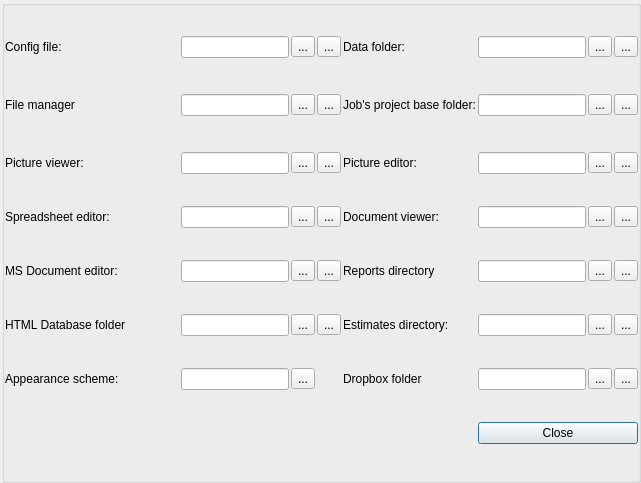
<?xml version="1.0" encoding="UTF-8"?>
<ui version="4.0">
 <class>configDialog</class>
 <widget class="QDialog" name="configDialog">
  <property name="geometry">
   <rect>
    <x>0</x>
    <y>0</y>
    <width>641</width>
    <height>483</height>
   </rect>
  </property>
  <property name="windowTitle">
   <string>Config options</string>
  </property>
  <layout class="QHBoxLayout" name="horizontalLayout_2">
   <property name="spacing">
    <number>0</number>
   </property>
   <property name="leftMargin">
    <number>2</number>
   </property>
   <property name="topMargin">
    <number>0</number>
   </property>
   <property name="rightMargin">
    <number>0</number>
   </property>
   <property name="bottomMargin">
    <number>0</number>
   </property>
   <item>
    <layout class="QHBoxLayout" name="horizontalLayout">
     <property name="spacing">
      <number>0</number>
     </property>
     <item>
      <widget class="QGroupBox" name="grpProgramOptions">
       <property name="enabled">
        <bool>true</bool>
       </property>
       <property name="minimumSize">
        <size>
         <width>0</width>
         <height>150</height>
        </size>
       </property>
       <property name="font">
        <font>
         <weight>50</weight>
         <bold>false</bold>
         <underline>false</underline>
        </font>
       </property>
       <property name="title">
        <string/>
       </property>
       <property name="alignment">
        <set>Qt::AlignLeading|Qt::AlignLeft|Qt::AlignVCenter</set>
       </property>
       <property name="flat">
        <bool>false</bool>
       </property>
       <property name="checkable">
        <bool>false</bool>
       </property>
       <property name="checked">
        <bool>false</bool>
       </property>
       <layout class="QGridLayout" name="gLayoutProgramOptions" columnstretch="1,0,0,0,0,0,0,0">
        <property name="leftMargin">
         <number>0</number>
        </property>
        <property name="topMargin">
         <number>0</number>
        </property>
        <property name="rightMargin">
         <number>0</number>
        </property>
        <property name="bottomMargin">
         <number>0</number>
        </property>
        <property name="spacing">
         <number>2</number>
        </property>
        <item row="3" column="0">
         <widget class="QLabel" name="lblCfgPictureViewer">
          <property name="enabled">
           <bool>true</bool>
          </property>
          <property name="font">
           <font>
            <weight>50</weight>
            <bold>false</bold>
            <underline>false</underline>
           </font>
          </property>
          <property name="text">
           <string>Picture viewer:</string>
          </property>
          <property name="textInteractionFlags">
           <set>Qt::TextSelectableByMouse</set>
          </property>
         </widget>
        </item>
        <item row="1" column="1">
         <widget class="vmLineEdit" name="txtCfgFileManager">
          <property name="minimumSize">
           <size>
            <width>0</width>
            <height>0</height>
           </size>
          </property>
          <property name="font">
           <font>
            <weight>50</weight>
            <bold>false</bold>
            <underline>false</underline>
           </font>
          </property>
         </widget>
        </item>
        <item row="1" column="4">
         <widget class="QLabel" name="lblCfgJobsPrefix">
          <property name="enabled">
           <bool>true</bool>
          </property>
          <property name="minimumSize">
           <size>
            <width>0</width>
            <height>30</height>
           </size>
          </property>
          <property name="font">
           <font>
            <weight>50</weight>
            <bold>false</bold>
            <underline>false</underline>
           </font>
          </property>
          <property name="text">
           <string>Job's project base folder:</string>
          </property>
          <property name="textInteractionFlags">
           <set>Qt::TextSelectableByMouse</set>
          </property>
         </widget>
        </item>
        <item row="0" column="3">
         <widget class="QToolButton" name="btnCfgUseDefaultConfigFile">
          <property name="minimumSize">
           <size>
            <width>0</width>
            <height>0</height>
           </size>
          </property>
          <property name="font">
           <font>
            <weight>50</weight>
            <bold>false</bold>
            <underline>false</underline>
           </font>
          </property>
          <property name="toolTip">
           <string>Use default</string>
          </property>
          <property name="text">
           <string>...</string>
          </property>
          <property name="icon">
           <iconset resource="resources.qrc">
            <normaloff>:/resources/fill_default.png</normaloff>:/resources/fill_default.png</iconset>
          </property>
         </widget>
        </item>
        <item row="3" column="2">
         <widget class="QToolButton" name="btnCfgChoosePictureViewer">
          <property name="minimumSize">
           <size>
            <width>0</width>
            <height>0</height>
           </size>
          </property>
          <property name="font">
           <font>
            <weight>50</weight>
            <bold>false</bold>
            <underline>false</underline>
           </font>
          </property>
          <property name="toolTip">
           <string>Browse ...</string>
          </property>
          <property name="text">
           <string>...</string>
          </property>
          <property name="icon">
           <iconset theme="image">
            <normaloff>.</normaloff>.</iconset>
          </property>
         </widget>
        </item>
        <item row="5" column="5">
         <widget class="vmLineEdit" name="txtCfgDocumentViewer">
          <property name="minimumSize">
           <size>
            <width>0</width>
            <height>0</height>
           </size>
          </property>
          <property name="font">
           <font>
            <weight>50</weight>
            <bold>false</bold>
            <underline>false</underline>
           </font>
          </property>
         </widget>
        </item>
        <item row="5" column="6">
         <widget class="QToolButton" name="btnCfgChooseDocViewer">
          <property name="minimumSize">
           <size>
            <width>0</width>
            <height>0</height>
           </size>
          </property>
          <property name="font">
           <font>
            <weight>50</weight>
            <bold>false</bold>
            <underline>false</underline>
           </font>
          </property>
          <property name="toolTip">
           <string>Browse ...</string>
          </property>
          <property name="text">
           <string>...</string>
          </property>
          <property name="icon">
           <iconset theme="okular">
            <normaloff>.</normaloff>.</iconset>
          </property>
         </widget>
        </item>
        <item row="3" column="5">
         <widget class="vmLineEdit" name="txtCfgPictureEditor">
          <property name="minimumSize">
           <size>
            <width>0</width>
            <height>0</height>
           </size>
          </property>
          <property name="font">
           <font>
            <weight>50</weight>
            <bold>false</bold>
            <underline>false</underline>
           </font>
          </property>
         </widget>
        </item>
        <item row="9" column="5">
         <widget class="vmLineEdit" name="txtCfgDropbox"/>
        </item>
        <item row="7" column="3">
         <widget class="QToolButton" name="btnCfgUseDefaultDocEditor">
          <property name="minimumSize">
           <size>
            <width>0</width>
            <height>0</height>
           </size>
          </property>
          <property name="font">
           <font>
            <weight>50</weight>
            <bold>false</bold>
            <underline>false</underline>
           </font>
          </property>
          <property name="toolTip">
           <string>Use default</string>
          </property>
          <property name="text">
           <string>...</string>
          </property>
          <property name="icon">
           <iconset resource="resources.qrc">
            <normaloff>:/resources/fill_default.png</normaloff>:/resources/fill_default.png</iconset>
          </property>
         </widget>
        </item>
        <item row="9" column="4">
         <widget class="QLabel" name="lblCfgDropboxDir">
          <property name="font">
           <font>
            <weight>50</weight>
            <bold>false</bold>
            <underline>false</underline>
           </font>
          </property>
          <property name="text">
           <string>Dropbox folder</string>
          </property>
          <property name="textInteractionFlags">
           <set>Qt::TextSelectableByMouse</set>
          </property>
         </widget>
        </item>
        <item row="9" column="6">
         <widget class="QToolButton" name="btnCfgChooseDropboxDir">
          <property name="text">
           <string>...</string>
          </property>
          <property name="icon">
           <iconset theme="folder-open">
            <normaloff>.</normaloff>.</iconset>
          </property>
         </widget>
        </item>
        <item row="9" column="7">
         <widget class="QToolButton" name="btnCfgUseDefaultDropboxDir">
          <property name="text">
           <string>...</string>
          </property>
          <property name="icon">
           <iconset resource="resources.qrc">
            <normaloff>:/resources/fill_default.png</normaloff>:/resources/fill_default.png</iconset>
          </property>
         </widget>
        </item>
        <item row="8" column="6">
         <widget class="QToolButton" name="btnCfgChooseEstimatesDir">
          <property name="text">
           <string>...</string>
          </property>
          <property name="icon">
           <iconset theme="folder-documents">
            <normaloff>.</normaloff>.</iconset>
          </property>
         </widget>
        </item>
        <item row="8" column="5">
         <widget class="vmLineEdit" name="txtCfgEstimate">
          <property name="minimumSize">
           <size>
            <width>0</width>
            <height>0</height>
           </size>
          </property>
          <property name="font">
           <font>
            <weight>50</weight>
            <bold>false</bold>
            <underline>false</underline>
           </font>
          </property>
         </widget>
        </item>
        <item row="0" column="1">
         <widget class="vmLineEdit" name="txtCfgConfigFile">
          <property name="minimumSize">
           <size>
            <width>0</width>
            <height>0</height>
           </size>
          </property>
          <property name="font">
           <font>
            <weight>50</weight>
            <bold>false</bold>
            <underline>false</underline>
           </font>
          </property>
         </widget>
        </item>
        <item row="3" column="4">
         <widget class="QLabel" name="lblCfgPictureEditor">
          <property name="enabled">
           <bool>true</bool>
          </property>
          <property name="font">
           <font>
            <weight>50</weight>
            <bold>false</bold>
            <underline>false</underline>
           </font>
          </property>
          <property name="text">
           <string>Picture editor:</string>
          </property>
          <property name="textInteractionFlags">
           <set>Qt::TextSelectableByMouse</set>
          </property>
         </widget>
        </item>
        <item row="0" column="6">
         <widget class="QToolButton" name="btnCfgChooseDataFolder">
          <property name="minimumSize">
           <size>
            <width>0</width>
            <height>0</height>
           </size>
          </property>
          <property name="font">
           <font>
            <weight>50</weight>
            <bold>false</bold>
            <underline>false</underline>
           </font>
          </property>
          <property name="toolTip">
           <string>Browse ...</string>
          </property>
          <property name="text">
           <string>...</string>
          </property>
          <property name="icon">
           <iconset theme="folder">
            <normaloff>.</normaloff>.</iconset>
          </property>
         </widget>
        </item>
        <item row="1" column="6">
         <widget class="QToolButton" name="btnCfgChooseBaseDir">
          <property name="minimumSize">
           <size>
            <width>0</width>
            <height>0</height>
           </size>
          </property>
          <property name="font">
           <font>
            <weight>50</weight>
            <bold>false</bold>
            <underline>false</underline>
           </font>
          </property>
          <property name="toolTip">
           <string>Browse ...</string>
          </property>
          <property name="text">
           <string>...</string>
          </property>
          <property name="icon">
           <iconset theme="folder-open">
            <normaloff>.</normaloff>.</iconset>
          </property>
         </widget>
        </item>
        <item row="0" column="5">
         <widget class="vmLineEdit" name="txtCfgDataFolder">
          <property name="minimumSize">
           <size>
            <width>0</width>
            <height>0</height>
           </size>
          </property>
          <property name="font">
           <font>
            <weight>50</weight>
            <bold>false</bold>
            <underline>false</underline>
           </font>
          </property>
         </widget>
        </item>
        <item row="0" column="2">
         <widget class="QToolButton" name="btnCfgChooseConfigFile">
          <property name="minimumSize">
           <size>
            <width>0</width>
            <height>0</height>
           </size>
          </property>
          <property name="font">
           <font>
            <weight>50</weight>
            <bold>false</bold>
            <underline>false</underline>
           </font>
          </property>
          <property name="toolTip">
           <string>Browse ...</string>
          </property>
          <property name="text">
           <string>...</string>
          </property>
          <property name="icon">
           <iconset theme="text-plain">
            <normaloff>.</normaloff>.</iconset>
          </property>
         </widget>
        </item>
        <item row="8" column="7">
         <widget class="QToolButton" name="btnCfgUseDefaultEstimatesDir">
          <property name="minimumSize">
           <size>
            <width>0</width>
            <height>0</height>
           </size>
          </property>
          <property name="text">
           <string>...</string>
          </property>
          <property name="icon">
           <iconset resource="resources.qrc">
            <normaloff>:/resources/fill_default.png</normaloff>:/resources/fill_default.png</iconset>
          </property>
         </widget>
        </item>
        <item row="0" column="4">
         <widget class="QLabel" name="lblCfgDataFolder">
          <property name="enabled">
           <bool>true</bool>
          </property>
          <property name="font">
           <font>
            <weight>50</weight>
            <bold>false</bold>
            <underline>false</underline>
           </font>
          </property>
          <property name="text">
           <string>Data folder:</string>
          </property>
          <property name="textInteractionFlags">
           <set>Qt::TextSelectableByMouse</set>
          </property>
         </widget>
        </item>
        <item row="7" column="2">
         <widget class="QToolButton" name="btnCfgChooseDocEditor">
          <property name="minimumSize">
           <size>
            <width>0</width>
            <height>0</height>
           </size>
          </property>
          <property name="font">
           <font>
            <weight>50</weight>
            <bold>false</bold>
            <underline>false</underline>
           </font>
          </property>
          <property name="toolTip">
           <string>Browse ...</string>
          </property>
          <property name="text">
           <string>...</string>
          </property>
          <property name="icon">
           <iconset theme="x-office-document">
            <normaloff>.</normaloff>.</iconset>
          </property>
         </widget>
        </item>
        <item row="1" column="3">
         <widget class="QToolButton" name="btnCfgUseDefaultFileManager">
          <property name="minimumSize">
           <size>
            <width>0</width>
            <height>0</height>
           </size>
          </property>
          <property name="font">
           <font>
            <weight>50</weight>
            <bold>false</bold>
            <underline>false</underline>
           </font>
          </property>
          <property name="toolTip">
           <string>Use default</string>
          </property>
          <property name="text">
           <string>...</string>
          </property>
          <property name="icon">
           <iconset resource="resources.qrc">
            <normaloff>:/resources/fill_default.png</normaloff>:/resources/fill_default.png</iconset>
          </property>
         </widget>
        </item>
        <item row="1" column="2">
         <widget class="QToolButton" name="btnCfgChooseFileManager">
          <property name="minimumSize">
           <size>
            <width>0</width>
            <height>0</height>
           </size>
          </property>
          <property name="font">
           <font>
            <weight>50</weight>
            <bold>false</bold>
            <underline>false</underline>
           </font>
          </property>
          <property name="toolTip">
           <string>Browse ...</string>
          </property>
          <property name="text">
           <string>...</string>
          </property>
          <property name="icon">
           <iconset theme="system-file-manager">
            <normaloff>.</normaloff>.</iconset>
          </property>
         </widget>
        </item>
        <item row="0" column="7">
         <widget class="QToolButton" name="btnCfgUseDefaultDataFolder">
          <property name="minimumSize">
           <size>
            <width>0</width>
            <height>0</height>
           </size>
          </property>
          <property name="font">
           <font>
            <weight>50</weight>
            <bold>false</bold>
            <underline>false</underline>
           </font>
          </property>
          <property name="toolTip">
           <string>Use default</string>
          </property>
          <property name="text">
           <string>...</string>
          </property>
          <property name="icon">
           <iconset resource="resources.qrc">
            <normaloff>:/resources/fill_default.png</normaloff>:/resources/fill_default.png</iconset>
          </property>
         </widget>
        </item>
        <item row="1" column="5">
         <widget class="vmLineEdit" name="txtCfgJobsPrefix">
          <property name="minimumSize">
           <size>
            <width>0</width>
            <height>0</height>
           </size>
          </property>
          <property name="font">
           <font>
            <weight>50</weight>
            <bold>false</bold>
            <underline>false</underline>
           </font>
          </property>
         </widget>
        </item>
        <item row="7" column="0">
         <widget class="QLabel" name="lblCfgDocApp">
          <property name="enabled">
           <bool>true</bool>
          </property>
          <property name="font">
           <font>
            <weight>50</weight>
            <bold>false</bold>
            <underline>false</underline>
           </font>
          </property>
          <property name="text">
           <string>MS Document editor:</string>
          </property>
          <property name="textInteractionFlags">
           <set>Qt::TextSelectableByMouse</set>
          </property>
         </widget>
        </item>
        <item row="5" column="4">
         <widget class="QLabel" name="lblCfgDocumentViewer">
          <property name="enabled">
           <bool>true</bool>
          </property>
          <property name="font">
           <font>
            <weight>50</weight>
            <bold>false</bold>
            <underline>false</underline>
           </font>
          </property>
          <property name="text">
           <string>Document viewer:</string>
          </property>
          <property name="textInteractionFlags">
           <set>Qt::TextSelectableByMouse</set>
          </property>
         </widget>
        </item>
        <item row="3" column="7">
         <widget class="QToolButton" name="btnCfgUseDefaultPictureEditor">
          <property name="minimumSize">
           <size>
            <width>0</width>
            <height>0</height>
           </size>
          </property>
          <property name="font">
           <font>
            <weight>50</weight>
            <bold>false</bold>
            <underline>false</underline>
           </font>
          </property>
          <property name="toolTip">
           <string>Use default</string>
          </property>
          <property name="text">
           <string>...</string>
          </property>
          <property name="icon">
           <iconset resource="resources.qrc">
            <normaloff>:/resources/fill_default.png</normaloff>:/resources/fill_default.png</iconset>
          </property>
         </widget>
        </item>
        <item row="1" column="7">
         <widget class="QToolButton" name="btnCfgUseDefaultBaseDir">
          <property name="minimumSize">
           <size>
            <width>0</width>
            <height>0</height>
           </size>
          </property>
          <property name="font">
           <font>
            <weight>50</weight>
            <bold>false</bold>
            <underline>false</underline>
           </font>
          </property>
          <property name="toolTip">
           <string>Use default</string>
          </property>
          <property name="text">
           <string>...</string>
          </property>
          <property name="icon">
           <iconset resource="resources.qrc">
            <normaloff>:/resources/fill_default.png</normaloff>:/resources/fill_default.png</iconset>
          </property>
         </widget>
        </item>
        <item row="3" column="3">
         <widget class="QToolButton" name="btnCfgUseDefaultPictureViewer">
          <property name="minimumSize">
           <size>
            <width>0</width>
            <height>0</height>
           </size>
          </property>
          <property name="font">
           <font>
            <weight>50</weight>
            <bold>false</bold>
            <underline>false</underline>
           </font>
          </property>
          <property name="toolTip">
           <string>Use default</string>
          </property>
          <property name="text">
           <string>...</string>
          </property>
          <property name="icon">
           <iconset resource="resources.qrc">
            <normaloff>:/resources/fill_default.png</normaloff>:/resources/fill_default.png</iconset>
          </property>
         </widget>
        </item>
        <item row="7" column="1">
         <widget class="vmLineEdit" name="txtCfgDocEditor">
          <property name="minimumSize">
           <size>
            <width>0</width>
            <height>0</height>
           </size>
          </property>
          <property name="font">
           <font>
            <weight>50</weight>
            <bold>false</bold>
            <underline>false</underline>
           </font>
          </property>
         </widget>
        </item>
        <item row="3" column="6">
         <widget class="QToolButton" name="btnCfgChoosePictureEditor">
          <property name="minimumSize">
           <size>
            <width>0</width>
            <height>0</height>
           </size>
          </property>
          <property name="font">
           <font>
            <weight>50</weight>
            <bold>false</bold>
            <underline>false</underline>
           </font>
          </property>
          <property name="toolTip">
           <string>Browse ...</string>
          </property>
          <property name="text">
           <string>...</string>
          </property>
          <property name="icon">
           <iconset theme="gimp">
            <normaloff>.</normaloff>.</iconset>
          </property>
         </widget>
        </item>
        <item row="3" column="1">
         <widget class="vmLineEdit" name="txtCfgPictureViewer">
          <property name="minimumSize">
           <size>
            <width>0</width>
            <height>0</height>
           </size>
          </property>
          <property name="font">
           <font>
            <weight>50</weight>
            <bold>false</bold>
            <underline>false</underline>
           </font>
          </property>
         </widget>
        </item>
        <item row="0" column="0">
         <widget class="QLabel" name="lblCfgConfigFile">
          <property name="enabled">
           <bool>true</bool>
          </property>
          <property name="font">
           <font>
            <weight>50</weight>
            <bold>false</bold>
            <underline>false</underline>
           </font>
          </property>
          <property name="text">
           <string>Config file:</string>
          </property>
          <property name="textInteractionFlags">
           <set>Qt::TextSelectableByMouse</set>
          </property>
         </widget>
        </item>
        <item row="5" column="7">
         <widget class="QToolButton" name="btnCfgUseDefaultDocumentViewer">
          <property name="minimumSize">
           <size>
            <width>0</width>
            <height>0</height>
           </size>
          </property>
          <property name="font">
           <font>
            <weight>50</weight>
            <bold>false</bold>
            <underline>false</underline>
           </font>
          </property>
          <property name="toolTip">
           <string>Use default</string>
          </property>
          <property name="text">
           <string>...</string>
          </property>
          <property name="icon">
           <iconset resource="resources.qrc">
            <normaloff>:/resources/fill_default.png</normaloff>:/resources/fill_default.png</iconset>
          </property>
         </widget>
        </item>
        <item row="1" column="0">
         <widget class="QLabel" name="lblCfgFileManager">
          <property name="enabled">
           <bool>true</bool>
          </property>
          <property name="font">
           <font>
            <weight>50</weight>
            <bold>false</bold>
            <underline>false</underline>
           </font>
          </property>
          <property name="text">
           <string>File manager</string>
          </property>
          <property name="textInteractionFlags">
           <set>Qt::TextSelectableByMouse</set>
          </property>
         </widget>
        </item>
        <item row="8" column="4">
         <widget class="QLabel" name="lblCfgESTIMATE">
          <property name="enabled">
           <bool>true</bool>
          </property>
          <property name="font">
           <font>
            <weight>50</weight>
            <bold>false</bold>
            <underline>false</underline>
           </font>
          </property>
          <property name="text">
           <string>Estimates directory:</string>
          </property>
          <property name="textInteractionFlags">
           <set>Qt::TextSelectableByMouse</set>
          </property>
         </widget>
        </item>
        <item row="10" column="5" colspan="3">
         <widget class="QPushButton" name="btnClose">
          <property name="text">
           <string>Close</string>
          </property>
         </widget>
        </item>
        <item row="5" column="0">
         <widget class="QLabel" name="lblCfgXlsApp">
          <property name="enabled">
           <bool>true</bool>
          </property>
          <property name="font">
           <font>
            <weight>50</weight>
            <bold>false</bold>
            <underline>false</underline>
           </font>
          </property>
          <property name="text">
           <string>Spreadsheet editor:</string>
          </property>
          <property name="textInteractionFlags">
           <set>Qt::TextSelectableByMouse</set>
          </property>
         </widget>
        </item>
        <item row="5" column="1">
         <widget class="vmLineEdit" name="txtCfgXlsEditor">
          <property name="minimumSize">
           <size>
            <width>0</width>
            <height>0</height>
           </size>
          </property>
          <property name="font">
           <font>
            <weight>50</weight>
            <bold>false</bold>
            <underline>false</underline>
           </font>
          </property>
         </widget>
        </item>
        <item row="5" column="2">
         <widget class="QToolButton" name="btnCfgChooseXlsEditor">
          <property name="minimumSize">
           <size>
            <width>0</width>
            <height>0</height>
           </size>
          </property>
          <property name="font">
           <font>
            <weight>50</weight>
            <bold>false</bold>
            <underline>false</underline>
           </font>
          </property>
          <property name="toolTip">
           <string>Browse ...</string>
          </property>
          <property name="text">
           <string>...</string>
          </property>
          <property name="icon">
           <iconset theme="x-office-spreadsheet">
            <normaloff>.</normaloff>.</iconset>
          </property>
         </widget>
        </item>
        <item row="5" column="3">
         <widget class="QToolButton" name="btnCfgUseDefaultXlsEditor">
          <property name="minimumSize">
           <size>
            <width>0</width>
            <height>0</height>
           </size>
          </property>
          <property name="font">
           <font>
            <weight>50</weight>
            <bold>false</bold>
            <underline>false</underline>
           </font>
          </property>
          <property name="toolTip">
           <string>Use default</string>
          </property>
          <property name="text">
           <string>...</string>
          </property>
          <property name="icon">
           <iconset resource="resources.qrc">
            <normaloff>:/resources/fill_default.png</normaloff>:/resources/fill_default.png</iconset>
          </property>
         </widget>
        </item>
        <item row="7" column="6">
         <widget class="QToolButton" name="btnCfgChooseReportsDir">
          <property name="text">
           <string>...</string>
          </property>
          <property name="icon">
           <iconset theme="folder-documents">
            <normaloff>.</normaloff>.</iconset>
          </property>
         </widget>
        </item>
        <item row="7" column="5">
         <widget class="vmLineEdit" name="txtCfgReports"/>
        </item>
        <item row="7" column="4">
         <widget class="QLabel" name="lblCfgReports">
          <property name="enabled">
           <bool>true</bool>
          </property>
          <property name="font">
           <font>
            <weight>50</weight>
            <bold>false</bold>
            <underline>false</underline>
           </font>
          </property>
          <property name="text">
           <string>Reports directory</string>
          </property>
          <property name="textInteractionFlags">
           <set>Qt::TextSelectableByMouse</set>
          </property>
         </widget>
        </item>
        <item row="7" column="7">
         <widget class="QToolButton" name="btnCfgUseDefaultReportsDir">
          <property name="minimumSize">
           <size>
            <width>0</width>
            <height>0</height>
           </size>
          </property>
          <property name="font">
           <font>
            <weight>50</weight>
            <bold>false</bold>
            <underline>false</underline>
           </font>
          </property>
          <property name="text">
           <string>...</string>
          </property>
          <property name="icon">
           <iconset resource="resources.qrc">
            <normaloff>:/resources/fill_default.png</normaloff>:/resources/fill_default.png</iconset>
          </property>
         </widget>
        </item>
        <item row="8" column="0">
         <widget class="QLabel" name="lblCfgHTML">
          <property name="font">
           <font>
            <weight>50</weight>
            <bold>false</bold>
            <underline>false</underline>
           </font>
          </property>
          <property name="text">
           <string>HTML Database folder</string>
          </property>
          <property name="textInteractionFlags">
           <set>Qt::TextSelectableByMouse</set>
          </property>
         </widget>
        </item>
        <item row="8" column="1">
         <widget class="vmLineEdit" name="txtCfgHtmlDir"/>
        </item>
        <item row="8" column="2">
         <widget class="QToolButton" name="btnCfgChooseHtmlDir">
          <property name="text">
           <string>...</string>
          </property>
          <property name="icon">
           <iconset theme="html">
            <normaloff>.</normaloff>.</iconset>
          </property>
         </widget>
        </item>
        <item row="8" column="3">
         <widget class="QToolButton" name="btnCfgHtmlDefault">
          <property name="text">
           <string>...</string>
          </property>
          <property name="icon">
           <iconset resource="resources.qrc">
            <normaloff>:/resources/fill_default.png</normaloff>:/resources/fill_default.png</iconset>
          </property>
         </widget>
        </item>
        <item row="9" column="0">
         <widget class="QLabel" name="lblCfgScheme">
          <property name="text">
           <string>Appearance scheme:</string>
          </property>
         </widget>
        </item>
        <item row="9" column="1">
         <widget class="vmLineEdit" name="txtCfgScheme"/>
        </item>
        <item row="9" column="2">
         <widget class="QToolButton" name="btnCfgScheme">
          <property name="text">
           <string>...</string>
          </property>
          <property name="icon">
           <iconset theme="preferences-desktop-theme">
            <normaloff>.</normaloff>.</iconset>
          </property>
         </widget>
        </item>
       </layout>
      </widget>
     </item>
    </layout>
   </item>
  </layout>
 </widget>
 <customwidgets>
  <customwidget>
   <class>vmLineEdit</class>
   <extends>QLineEdit</extends>
   <header location="global">vmWidgets/vmwidgets.h</header>
  </customwidget>
 </customwidgets>
 <resources>
  <include location="resources.qrc"/>
 </resources>
 <connections/>
</ui>
